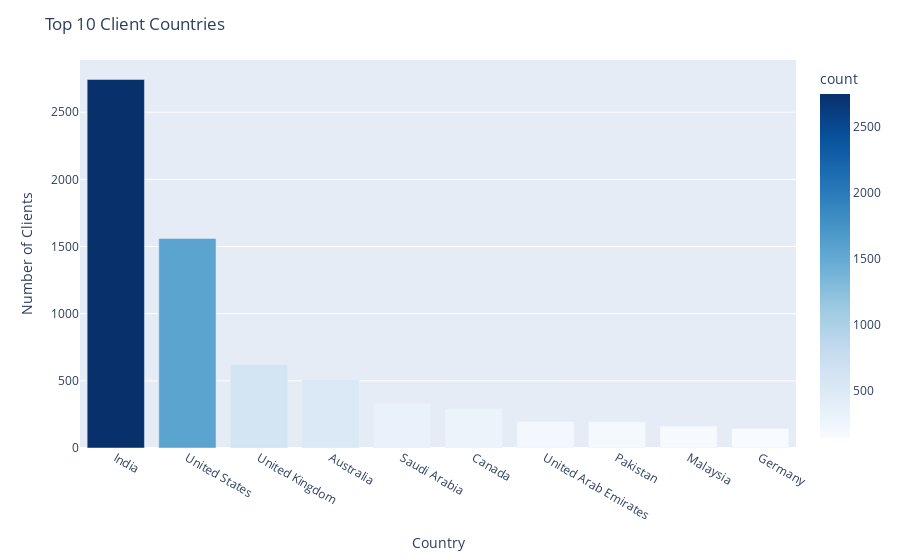

Source (notebook cell):
### Markdown cell above
🌍 **Top Countries by Number of Clients**

### Code cell
top_countries = df['client_country'].value_counts().nlargest(10).reset_index()
top_countries.columns = ['country', 'count']
fig = pt.bar(top_countries, x='country', y='count', color='count', color_continuous_scale='Blues')
fig.update_layout(title='Top 10 Client Countries', xaxis_title='Country', yaxis_title='Number of Clients')
fig.show()

### Figure 1 — Plotly figure (JSON) as saved in the notebook; plotly's stock layout.template omitted (floating-point values rounded to 4 significant figures)
{"data": [{"alignmentgroup": "True", "hovertemplate": "country=%{x}<br>count=%{marker.color}<extra></extra>", "legendgroup": "", "marker": {"color": [2744, 1560, 622, 509, 333, 291, 198, 195, 162, 145], "coloraxis": "coloraxis", "pattern": {"shape": ""}}, "name": "", "offsetgroup": "", "orientation": "v", "showlegend": false, "textposition": "auto", "type": "bar", "x": ["India", "United States", "United Kingdom", "Australia", "Saudi Arabia", "Canada", "United Arab Emirates", "Pakistan", "Malaysia", "Germany"], "xaxis": "x", "y": [2744, 1560, 622, 509, 333, 291, 198, 195, 162, 145], "yaxis": "y"}], "layout": {"barmode": "relative", "coloraxis": {"colorbar": {"title": {"text": "count"}}, "colorscale": [[0, "rgb(247,251,255)"], [0.125, "rgb(222,235,247)"], [0.25, "rgb(198,219,239)"], [0.375, "rgb(158,202,225)"], [0.5, "rgb(107,174,214)"], [0.625, "rgb(66,146,198)"], [0.75, "rgb(33,113,181)"], [0.875, "rgb(8,81,156)"], [1, "rgb(8,48,107)"]]}, "legend": {"tracegroupgap": 0}, "margin": {"t": 60}, "title": {"text": "Top 10 Client Countries"}, "xaxis": {"anchor": "y", "domain": [0, 1], "title": {"text": "Country"}}, "yaxis": {"anchor": "x", "domain": [0, 1], "title": {"text": "Number of Clients"}}}}
